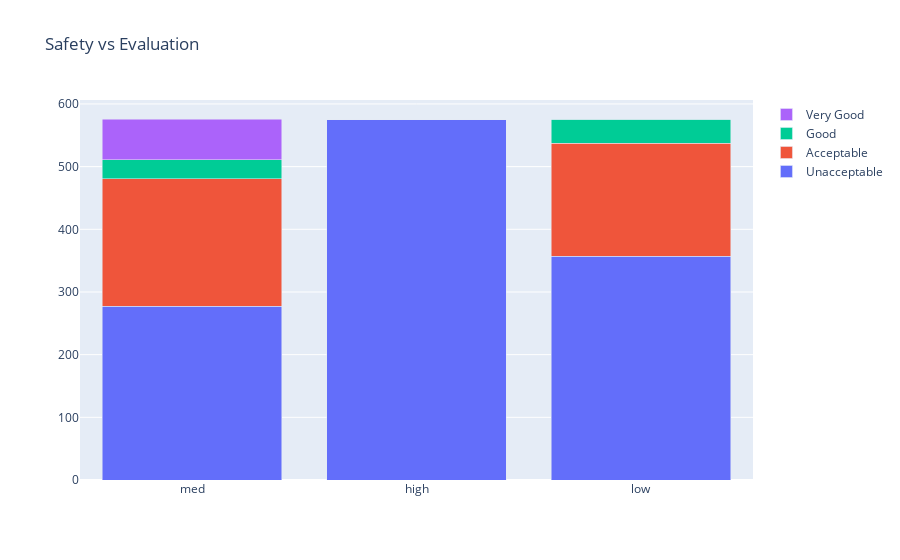

The notebook cell saved with this chart:
### Code cell
data = [
    go.Bar(
        x=a[5].index, # assign x as the dataframe column 'x'
        y=sfty['unacc'],
        name='Unacceptable'
    ),
    go.Bar(
        x=a[5].index,
        y=sfty['acc'],
        name='Acceptable'
    ),
    go.Bar(
        x=a[5].index,
        y=sfty['good'],
        name='Good'
    ),
    go.Bar(
        x=a[5].index,
        y=sfty['vgood'],
        name='Very Good'
    )

]

layout = go.Layout(
    barmode='stack',
    title='Safety vs Evaluation'
)

fig = go.Figure(data=data, layout=layout)
py.iplot(fig, filename='cars_donut')

### Figure 1 — Plotly figure (JSON) as saved in the notebook; plotly's stock layout.template omitted (floating-point values rounded to 4 significant figures)
{"data": [{"name": "Unacceptable", "type": "bar", "x": ["med", "high", "low"], "y": [277, 575, 357]}, {"name": "Acceptable", "type": "bar", "x": ["med", "high", "low"], "y": [204, 0, 180]}, {"name": "Good", "type": "bar", "x": ["med", "high", "low"], "y": [30, 0, 39]}, {"name": "Very Good", "type": "bar", "x": ["med", "high", "low"], "y": [65, 0, 0]}], "layout": {"barmode": "stack", "title": {"text": "Safety vs Evaluation"}}}
